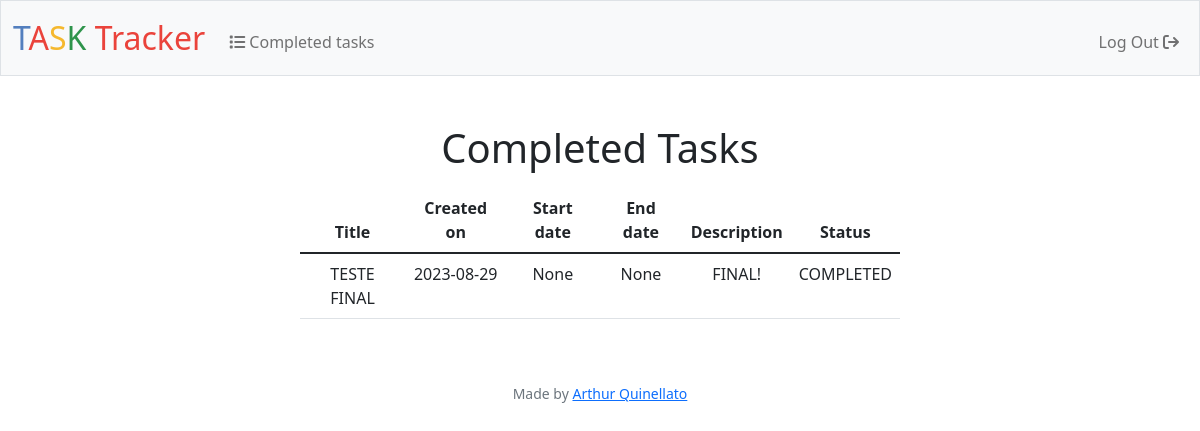
The app's page /completedTasks (signed in), older data.
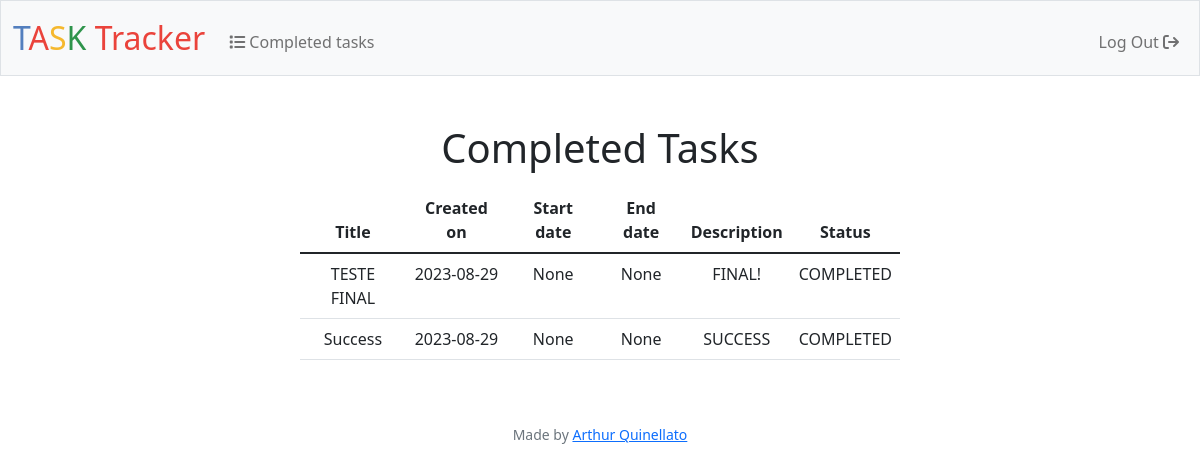
The same page, newer data.
### tables this page shows
CREATE TABLE tasks (
id INTEGER PRIMARY KEY AUTOINCREMENT,
user_id INTEGER,
title TEXT,
description TEXT,
dateStart DATE,
dateEnd DATE,
dateCreation DATE
, status TEXT);

### app.py (the view)
@app.route('/completedTasks', methods = ['GET', 'POST'])
@login_required
def completedTasks():
    user_id = session['user_id']
    completed_tasks = db.execute('''
                                SELECT *
                                FROM tasks
                                WHERE user_id = ?
                                AND status = 'COMPLETED'
                                ''', user_id)
    if completed_tasks == []:
        return apology('you have no completed tasks', 403)
    return render_template('completedTasks.html', tasks = completed_tasks)

### app.py (called while the page is built)
@app.after_request
def after_request(response):
    response.headers['Cache-Control'] = 'no-cache, no-store, must-revalidate'
    response.headers['Expires'] = 0
    response.headers['Pragma'] = 'no-cache'
    return response

### helpers.py (called while the page is built)
def login_required(f):
    @wraps(f)
    def decorated_function(*args, **kwargs):
        if session.get("user_id") is None:
            return redirect("/login")
        return f(*args, **kwargs)
    return decorated_function

### templates/completedTasks.html (shortened to what this page needs)
{% extends "layout.html" %}
{% block main %}
    <div class = "mb-3">
        <h1>Completed Tasks</h1>
    </div>
    <div class = "mb-3">
        {% if tasks %}
            <table class = "table table-stripped" style = "width: 50vw; margin: 0 auto;">
                <thead>
                    <th scope = "col">Title</th>
                    <th scope = "col">Created on</th>
                    <th scope = "col">Start date</th>
                    <th scope = "col">End date</th>
                    <th scope = "col">Description</th>
                    <th scope = "col">Status</th>
                </thead>
                <tbody>
                    {% for task in tasks %}
                        <tr>
                            <td>{{ task["title"] }}</td>
                            <td>{{ task["dateCreation"] }}</td>
                            <td>{{ task["dateStart"] }}</td>
                            <td>{{ task["dateEnd"] }}</td>
                            <td>{{ task["description"] }}</td>
                            <td>{{ task["status"] }}</td>
                        </tr>
                    {% endfor %}
                </tbody>
            </table>
        {% endif %}
    </div>
{% endblock %}

Row changes from the older to the newer data that the page shows:
now on this page (row edited): tasks: title "Success", dateCreation "2023-08-29", dateStart "None", dateEnd "None", description "SUCCESS", status "COMPLETED"
